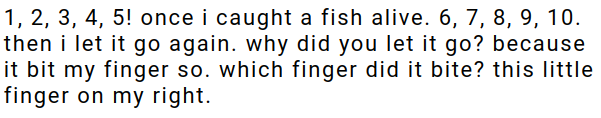
#> input picture lab9/ocr/sans-serif-image.png, 601 x 118 px
$ jupyter execute --allow-errors OCR.ipynb
#> lines starting #> are read from the running program, lines starting #| are printed output that depends on the picture
### lab9/ocr/OCR.py
import numpy as np
from PIL import Image, ImageOps
import matplotlib.pyplot as plt
import matplotlib.patches as patches
from collections import Counter
import cv2

class OCR:
    def __init__(self, font, line_height=27, space_coefficient=0.35):
        self.letters_order = ['a', 'b', 'd', 'm', 'g', 'q', 'p', 'e',
                              'j', 'k', 'f', 'h', '0', 'n', 'o',
                              'c',  's', 'u', 'y', 'w', 'v', 'x',
                              'z', '1', '7', '4', 't', 'r', 'l', 'i', '2', '8',
                              '5', '6', '3', '9', '?', '!', ',', '.']

        self.letters = {}
        self.font = font
        self.medium_width = 0.
        self.letters_occurrences = {}
        self.text_reconstructed = None
        self.image_state = None
        for letter in self.letters_order[:-4]:
            self.letters[letter] = self.load_letter(f'{font}/{letter}.png')
            self.medium_width += self.letters[letter].shape[1]
            self.letters_occurrences[letter] = 0

        self.medium_width /= 36.
        self.space_coefficient = space_coefficient

        self.letters['?'] = self.load_letter(f'{font}/question-mark.png')
        self.letters_occurrences['?'] = 0
        self.letters['.'] = self.load_letter(f'{font}/dot.png')
        self.letters_occurrences['.'] = 0
        self.letters[','] = self.load_letter(f'{font}/comma.png')
        self.letters_occurrences[','] = 0
        self.letters['!'] = self.load_letter(f'{font}/exclamation-mark.png')
        self.letters_occurrences['!'] = 0

        self.line_height = line_height
        self.all_letters_path = f'{font}/all.png'
        self.rotation = False
        self.noise = False

    def zero_letters_occurrences(self):
        for key in self.letters_occurrences.keys():
            self.letters_occurrences[key] = 0

    # [14 lines left out: function sensitivity, not called in this run]


    def load_image(self, path):
        return np.array(ImageOps.invert(Image.open(path).convert('L')))

    def load_letter(self, path):
        image = self.load_image(path)
        rows, cols = np.ix_((image > 0).any(1), (image > 0).any(0))
        return image[max(0, np.min(rows)-1):min(image.shape[0], np.max(rows)+2), max(0, np.min(cols)):min(image.shape[1], np.max(cols)+1)]


    # [92 lines left out: functions filter_picks, correlation, find_letter_placement, dict_to_string, get_concatenated_image, image_to_text and 1 more, not called in this run]

    def get_letters_occurrences(self):
        return self.letters_occurrences

    def get_image_states(self):
        return self.image_state

    # [47 lines left out: functions correct_rotation, delete_noise, Levenshtein_Distance, not called in this run]


# ocr = OCR('sans-serif', line_height=26.7, space_coefficient=0.6)
# string = ocr.image_to_text('sans-serif-image-rotated.png', rotated=True)
# print(string)

### lab9/ocr/OCR.ipynb
# Optical Character Recognition

Klasa OCR została zaimplementowana w pliku *OCR.py*. W tym notebooku jej zaprezentowano i omówiono jej działanie.

[cell 1]
import numpy as np
import cv2
from OCR import OCR
import matplotlib.pyplot as plt
from PIL import Image, ImageOps

Przygotowny program działa przy założeniu, że na obrazie znajduje się konkretna czcionka jednej wielkości.

Klasa OCR może przyjmować w konstruktorze rodzaj czcionki, średnią wysokość linii oraz współczynnik odpowiadający za to, jak duże spacje występują w tekście. Wewnątrz klasy konstruwany jest słownik wzorców znaków na podstawie folderu danej czcionki, a także ustalana jest kolejność przetwarzania liter. Jest to ważny krok, gdyż niektóre litery zawierają się w innych literach, np. $c\subset e$. Litery, powinny być przetwarzane zgodnie z porządkiem wyznaczanym przez relację inkluzji tak, aby te zawierające się w innych literach były zostawione na koniec.

Tak przygotowany OCR dla danej czcionki można wywołać na zadanym obrazie funkcją *ocr.image_to_text(path)*. Obraz jest rzutowany na jeden kanał przy pomocy biblioteki PIL, a następnie odwracane są jego kolory tak, aby sygnał znaku miał dużą wartość numeryczną, a tło małą. Następnie do obrazu tymczasowo doklejany jest obraz zawierający wzorce wszystkich znaków alfabetu. Krok ten jest potrzabny ponieważ rozpoznanie danej litery to odcięcie pików korelacji, czyli miejsc, gdzie ta korelacja jest największa. Jeśli na obrazie nie było pewnego znaku, algorytm dopasowałby inny znak o największym podobieństwie. Następnie na obrazie wyszukiwane są kolejne wzorce znaków w kolejności ustalonej w konstruktorze, ich położenia zapamiętywane są w liśćie krotek, a z obrazu sam wzorzec jest usuwany, co widać na poniższym obrazie.

#> (a cell that did not finish here is left out)

Na koniec na obrazie pozostają jedynie drobne fragmenty znaków. Wyszukiwanie wzorca jest przeprowadzane tak jak w notebooku *Zastosowania DFT*, a więc korelacja wzorca z obrazem liczona jest przy pomocy transformacji Fouriera, a następnie z obrazu wybierane są punkty, dla których $korelacja_{ij}\geq s\cdot korelacja_{max}$. Współczynniki $s$ są różne dla różnych znaków oraz trybów działania aplikacji. Z wyszukanych lokalizacji pików korelacji budowany jest zbiór. Współrzędna $y$ dzielona jest przez średnią wysokość linii, co w większości przypadków dobrze dzieli tekst na linie. Ponieważ dane przechowywane są w zbiorze, usuwane są duplikaty. Następnie ze zbioru tworzona jest lista, która sortowana jest po obu współrzędnych. Finalnie lista przetwarzana jest na tekst. Jeśli w linii występują znaki w odległości mniejszej niż średnia szerokość znaku do tekstu dopisywany jest tylko jeden z nich. Założono, że jeśli taka sytuacja ma miejsce, to jest to zwykle ten sam znak. Jeśli odległość w osi $OX$ między znakami jest wystarczająco duża, co wyznacza podawany w konstruktorze *space_coefficient*, to do tekstu dodawana jest spacja.

Współczynniki $s$ dobierano dla pierwszych 2 tekstów, następnie sprawdzano, czy generalizują się one na trzeci, dłuższy tekst. Otrzymany tekst był porównywany z podanym przy użyciu odległości edycyjnej.

[cell 3]
text1 = '''1, 2, 3, 4, 5! once i caught a fish alive. 6, 7, 8, 9, 10.
then i let it go again. why did you let it go? because
it bit my finger so. which finger did it bite? this little
finger on my right.'''

text2 = '''0, 2, 4, 6, 8 being even is just great. 1, 3, 5, 7, 9 being
odd is just fine.'''

text3 = '''number poem down you run and 1 is done. around,
and down, and out go you, thats the way to make a 2.
around, and around, just like a bee, thats the way to
make a 3. down, across, and down once more, thats
the way to make a 1. short neck, belly fat, number 5
wears a hat. down, around, in a circle you go, thats a
six, just as you know. straight across, slide down
from heaven, thats the way to make a 7. first a
snake, then come back straight, thats the way to
make an 8. first a ball and then a line, thats the way
to make a 9. tall straight, circle then, thats the way
to make a 10'''

## Nienaruszony obraz

### Czcionka sans-serif

[cell 4]
fig, axs = plt.subplots(3, 1, figsize=(20, 10))
axs[0].imshow(np.array(Image.open('sans-serif-image.png').convert('L')), cmap='gray')
axs[1].imshow(np.array(Image.open('sans-serif-image2.png').convert('L')), cmap='gray')
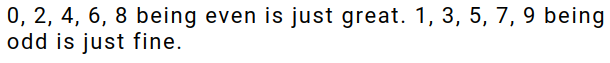
#> input picture lab9/ocr/sans-serif-image2.png, 610 x 63 px
axs[2].imshow(np.array(Image.open('sans-serif-image3.png').convert('L')), cmap='gray')
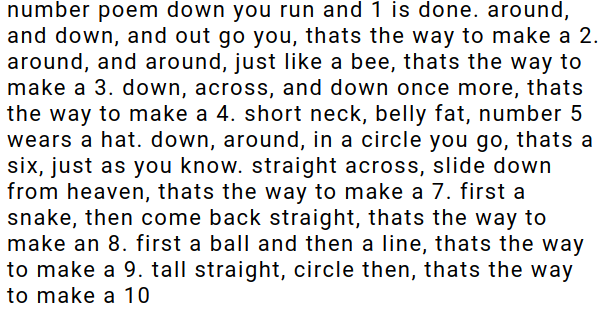
#> input picture lab9/ocr/sans-serif-image3.png, 602 x 313 px
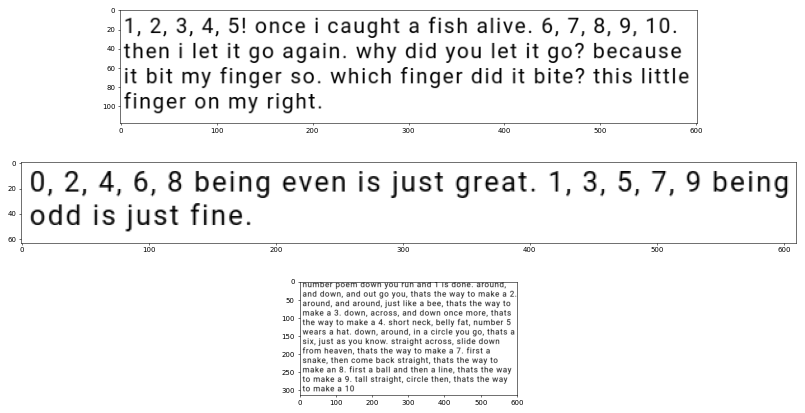
#> figure drawn by matplotlib, 3 panels

#> (a cell that did not finish here is left out)

string = ocr.image_to_text('sans-serif-image.png')
print(string)

#> (a cell that did not finish here is left out)

#> (a cell that did not finish here is left out)

#> (a cell that did not finish here is left out)

#> (a cell that did not finish here is left out)

#> (a cell that did not finish here is left out)

Współczynniki dobrane dla czcionki *sans_serif* dobrze generalizują się na inne zdjęcia.

### Czcionka serif

[cell 11]
fig, axs = plt.subplots(3, 1, figsize=(20, 10))
axs[0].imshow(np.array(Image.open('serif-image.png').convert('L')), cmap='gray')
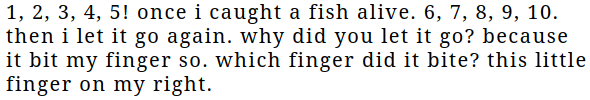
#> input picture lab9/ocr/serif-image.png, 590 x 100 px
axs[1].imshow(np.array(Image.open('serif-image2.png').convert('L')), cmap='gray')
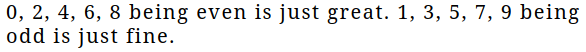
#> input picture lab9/ocr/serif-image2.png, 586 x 52 px
axs[2].imshow(np.array(Image.open('serif-image3.png').convert('L')), cmap='gray')
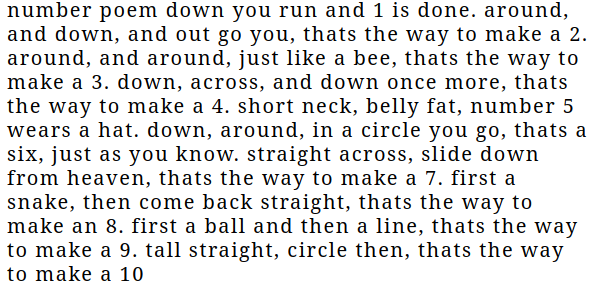
#> input picture lab9/ocr/serif-image3.png, 594 x 289 px
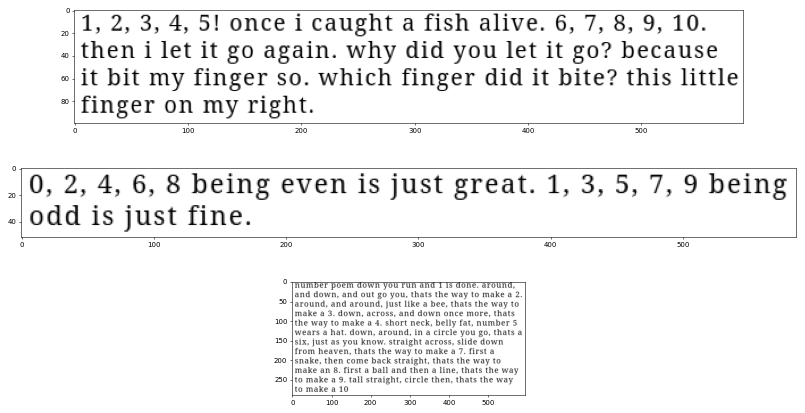
#> figure drawn by matplotlib, 3 panels

#> (a cell that did not finish here is left out)
